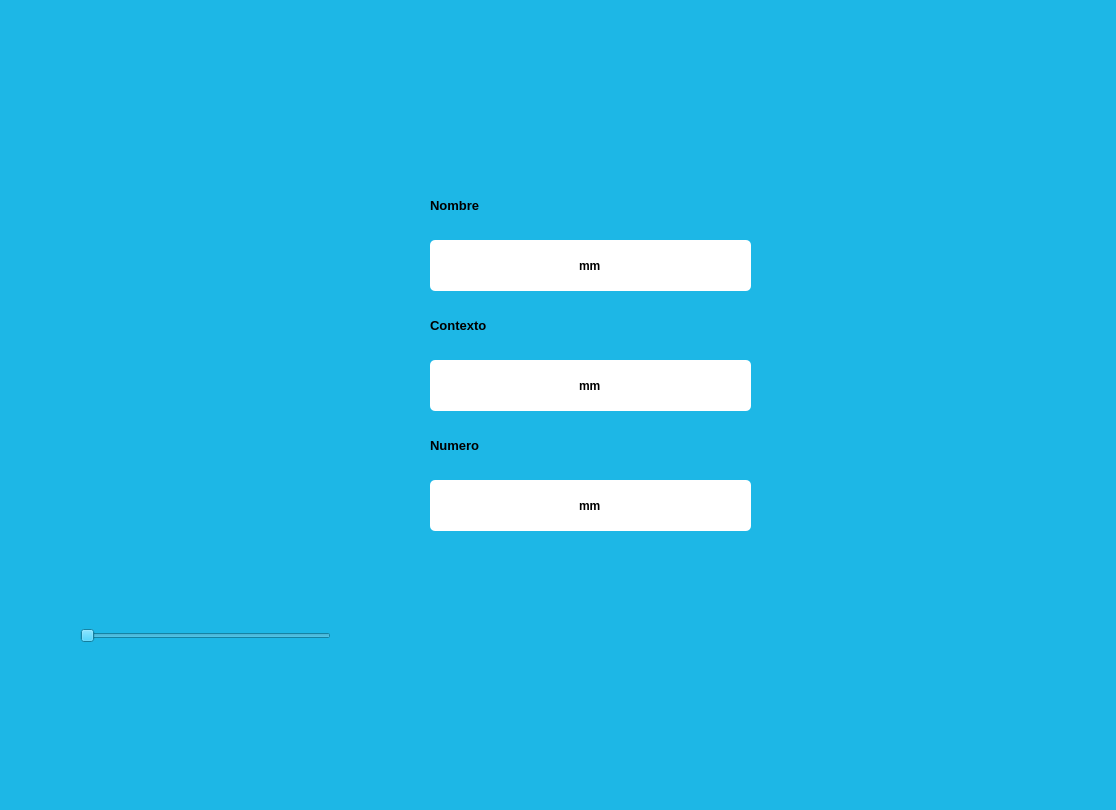
<?xml version="1.0" encoding="UTF-8"?>
<ui version="4.0">
 <class>MainWindow</class>
 <widget class="QMainWindow" name="MainWindow">
  <property name="geometry">
   <rect>
    <x>0</x>
    <y>0</y>
    <width>1116</width>
    <height>810</height>
   </rect>
  </property>
  <property name="windowTitle">
   <string>MainWindow</string>
  </property>
  <property name="styleSheet">
   <string notr="true">
background-color: rgb(29, 183, 230);</string>
  </property>
  <widget class="QWidget" name="centralwidget">
   <widget class="QLabel" name="imagen">
    <property name="geometry">
     <rect>
      <x>10</x>
      <y>20</y>
      <width>191</width>
      <height>161</height>
     </rect>
    </property>
    <property name="styleSheet">
     <string notr="true"/>
    </property>
    <property name="text">
     <string/>
    </property>
    <property name="pixmap">
     <pixmap resource="../Archivos/Recursos.qrc">:/ejercicios/elyochi.jpg</pixmap>
    </property>
    <property name="scaledContents">
     <bool>true</bool>
    </property>
   </widget>
   <widget class="QLabel" name="label">
    <property name="geometry">
     <rect>
      <x>430</x>
      <y>190</y>
      <width>111</width>
      <height>31</height>
     </rect>
    </property>
    <property name="font">
     <font>
      <pointsize>10</pointsize>
      <weight>75</weight>
      <bold>true</bold>
     </font>
    </property>
    <property name="text">
     <string>Nombre</string>
    </property>
   </widget>
   <widget class="QLineEdit" name="txt_NombreIma">
    <property name="geometry">
     <rect>
      <x>430</x>
      <y>240</y>
      <width>321</width>
      <height>51</height>
     </rect>
    </property>
    <property name="font">
     <font>
      <weight>75</weight>
      <bold>true</bold>
     </font>
    </property>
    <property name="styleSheet">
     <string notr="true">border-radius: 5px;
background-color: rgb(255, 255, 255);
</string>
    </property>
    <property name="text">
     <string>mm</string>
    </property>
    <property name="alignment">
     <set>Qt::AlignCenter</set>
    </property>
   </widget>
   <widget class="QSlider" name="SelectorImagen">
    <property name="geometry">
     <rect>
      <x>80</x>
      <y>590</y>
      <width>251</width>
      <height>91</height>
     </rect>
    </property>
    <property name="orientation">
     <enum>Qt::Horizontal</enum>
    </property>
   </widget>
   <widget class="QLabel" name="imgane_Desc">
    <property name="geometry">
     <rect>
      <x>40</x>
      <y>260</y>
      <width>301</width>
      <height>281</height>
     </rect>
    </property>
    <property name="styleSheet">
     <string notr="true"/>
    </property>
    <property name="text">
     <string/>
    </property>
    <property name="pixmap">
     <pixmap resource="../Archivos/Recursos.qrc">:/ejercicios/elyochi.jpg</pixmap>
    </property>
    <property name="scaledContents">
     <bool>true</bool>
    </property>
   </widget>
   <widget class="QLineEdit" name="txt_ContexIma">
    <property name="geometry">
     <rect>
      <x>430</x>
      <y>360</y>
      <width>321</width>
      <height>51</height>
     </rect>
    </property>
    <property name="font">
     <font>
      <weight>75</weight>
      <bold>true</bold>
     </font>
    </property>
    <property name="styleSheet">
     <string notr="true">border-radius: 5px;
background-color: rgb(255, 255, 255);
</string>
    </property>
    <property name="text">
     <string>mm</string>
    </property>
    <property name="alignment">
     <set>Qt::AlignCenter</set>
    </property>
   </widget>
   <widget class="QLabel" name="label_2">
    <property name="geometry">
     <rect>
      <x>430</x>
      <y>310</y>
      <width>111</width>
      <height>31</height>
     </rect>
    </property>
    <property name="font">
     <font>
      <pointsize>10</pointsize>
      <weight>75</weight>
      <bold>true</bold>
     </font>
    </property>
    <property name="text">
     <string>Contexto</string>
    </property>
   </widget>
   <widget class="QLineEdit" name="txt_N">
    <property name="geometry">
     <rect>
      <x>430</x>
      <y>480</y>
      <width>321</width>
      <height>51</height>
     </rect>
    </property>
    <property name="font">
     <font>
      <weight>75</weight>
      <bold>true</bold>
     </font>
    </property>
    <property name="styleSheet">
     <string notr="true">border-radius: 5px;
background-color: rgb(255, 255, 255);
</string>
    </property>
    <property name="text">
     <string>mm</string>
    </property>
    <property name="alignment">
     <set>Qt::AlignCenter</set>
    </property>
   </widget>
   <widget class="QLabel" name="label_3">
    <property name="geometry">
     <rect>
      <x>430</x>
      <y>430</y>
      <width>111</width>
      <height>31</height>
     </rect>
    </property>
    <property name="font">
     <font>
      <pointsize>10</pointsize>
      <weight>75</weight>
      <bold>true</bold>
     </font>
    </property>
    <property name="text">
     <string>Numero</string>
    </property>
   </widget>
   <widget class="QLabel" name="imagen_2">
    <property name="geometry">
     <rect>
      <x>830</x>
      <y>30</y>
      <width>191</width>
      <height>161</height>
     </rect>
    </property>
    <property name="styleSheet">
     <string notr="true"/>
    </property>
    <property name="text">
     <string/>
    </property>
    <property name="pixmap">
     <pixmap resource="../Archivos/Recursos.qrc">:/ejercicios/kaldo.jpg</pixmap>
    </property>
    <property name="scaledContents">
     <bool>true</bool>
    </property>
   </widget>
   <widget class="QLabel" name="imagen_3">
    <property name="geometry">
     <rect>
      <x>830</x>
      <y>460</y>
      <width>191</width>
      <height>161</height>
     </rect>
    </property>
    <property name="styleSheet">
     <string notr="true"/>
    </property>
    <property name="text">
     <string/>
    </property>
    <property name="pixmap">
     <pixmap resource="../Archivos/Recursos.qrc">:/ejercicios/wero.jpg</pixmap>
    </property>
    <property name="scaledContents">
     <bool>true</bool>
    </property>
   </widget>
  </widget>
  <widget class="QMenuBar" name="menubar">
   <property name="geometry">
    <rect>
     <x>0</x>
     <y>0</y>
     <width>1116</width>
     <height>26</height>
    </rect>
   </property>
  </widget>
  <widget class="QStatusBar" name="statusbar"/>
 </widget>
 <resources>
  <include location="../Archivos/Recursos.qrc"/>
 </resources>
 <connections/>
</ui>
